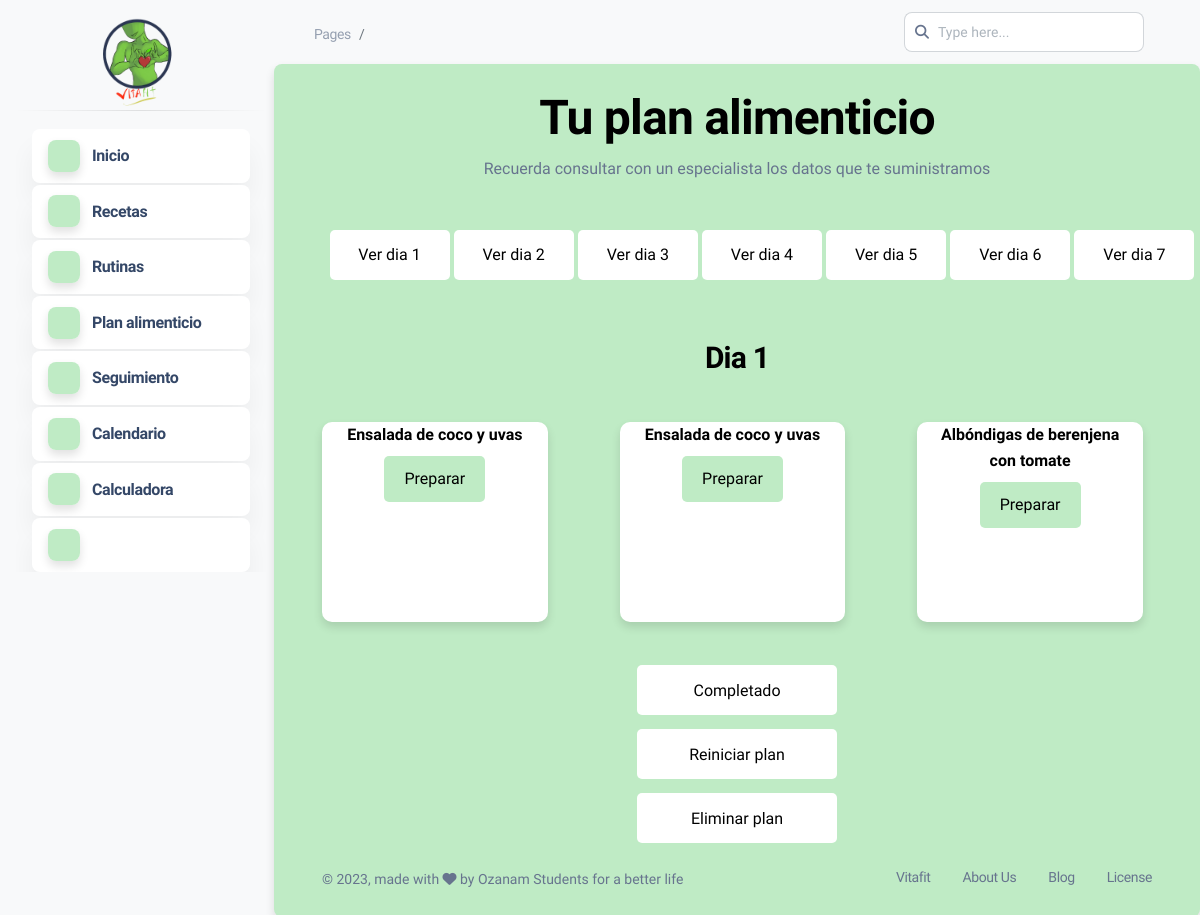
The app's page /dashboard.php?mod=palimenticio_pro with its own data.
### tables this page shows
CREATE TABLE `receta` (
  `id_receta` int(1) NOT NULL,
  `nombre` varchar(50) NOT NULL,
  `descripcion` varchar(15000) NOT NULL,
  `video` blob NOT NULL,
  `ingredientes` varchar(1000) NOT NULL,
  `imagen` mediumblob NOT NULL
);

### modulos/plan/palimenticio_pro.php (the view, shortened to what this page needs)
<center>
<h1>Tu plan alimenticio</h1>
<p>Recuerda consultar con un especialista los datos que te suministramos </p>
<div class="row">
  <form action="dashboard.php?mod=palimenticio_pro" method="POST" class="col-md-1 form_dias">
    <button type="submit" class="btn_dias" name="btn_dias">Ver dia 1</button>
  </form>
  <form action="dashboard.php?mod=palimenticio_pro" method="POST" class="col-md-1 form_dias">
    <button type="submit" class="btn_dias" name="btn_dias">Ver dia 2</button>
  </form>
  <form action="dashboard.php?mod=palimenticio_pro" method="POST" class="col-md-1 form_dias">
    <button type="submit" class="btn_dias" name="btn_dias">Ver dia 3</button>
  </form>
  <form action="dashboard.php?mod=palimenticio_pro" method="POST" class="col-md-1 form_dias">
    <button type="submit" class="btn_dias" name="btn_dias">Ver dia 4</button>
  </form>
  <form action="dashboard.php?mod=palimenticio_pro" method="POST" class="col-md-1 form_dias">
    <button type="submit" class="btn_dias" name="btn_dias">Ver dia 5</button>
  </form>
  <form action="dashboard.php?mod=palimenticio_pro" method="POST" class="col-md-1 form_dias">
    <button type="submit" class="btn_dias" name="btn_dias">Ver dia 6</button>
  </form>
  <form action="dashboard.php?mod=palimenticio_pro" method="POST" class="col-md-1 form_dias">
    <button type="submit" class="btn_dias" name="btn_dias">Ver dia 7</button>
  </form>
</div>
<br>
<?php
      if(isset($_POST["btn_dias"])){
        $dia=$_POST['dia'];
        $documento=$_SESSION['documento'];
        $consulta = mysqli_query($conexion,"SELECT * FROM plan_alimenticio WHERE numero_identificacion LIKE '%$documento%';") or die ($conexion."Error en la consulta");
        if($fila=mysqli_fetch_array($consulta)){
          $numero_plan=$fila['id_plan'];
          $consulta_lista = mysqli_query($conexion,"SELECT * FROM lista_plan WHERE id_plan = '$numero_plan' AND dia_consumo = '$dia';") or die ($conexion."Error en la consulta");
          $cantidad = mysqli_num_rows($consulta_lista);
          if($cantidad > 0){
            ?>
            <h3><?php echo "Dia ",$dia;?></h3>
            <div class="row">
            <?php
            while($fila=mysqli_fetch_array($consulta_lista)){
                $receta=$fila['id_receta'];
                $cumplida=$fila['completada'];
                $consulta=mysqli_query($conexion,"SELECT * FROM receta WHERE id_receta = '$receta';") or die ($conexion."Error en la consulta");
                while($fila=mysqli_fetch_array($consulta)){
                  ?>
                  <br>
                  <br><br>
                  <div class="receta col-md-3 col-lg-3 col-sm-3 col-xs-3 shadow-md">
                  <div class="nombre_receta">
                    <h6><?php echo $fila['nombre'];?></h6>
                  </div>
                    <?php
                    if($cumplida==2){
                      ?>
                    <div>
                    <p>Realizada</p>
                    </div>
                      <?php
                    }else{
                      ?>
                      <form method="post"action="dashboard.php?mod=info_receta">
                      <input type="text" class="form-control" name="nombre_receta" value="<?php echo $fila['nombre'];?>" hidden>
                      <button type="submit" class="btn_consulta" name="btn_receta">Preparar</button>
                      </form>
                      <?php
                    }
                    ?>
                  </div>
                  <?php
                }
              }
              ?>
              </div>
              <form action="dashboard.php?mod=palimenticio_pro" method="POST">
                <input type="text" name="dia" value="<?php echo $dia; ?>" hidden>
                <input type="text" name="id_plan" value="<?php echo $numero_plan; ?>" hidden>
                <button type="submit" name="btn_completado" class="btn_cambios">Completado</button>
              </form>
              <form action="dashboard.php?mod=palimenticio_pro" method="POST">
                <input type="text" name="id_plan" value="<?php echo $numero_plan; ?>" hidden>
                <button type="submit" name="btn_reiniciar" class="btn_cambios">Reiniciar plan</button>
              </form>
              <form action="dashboard.php?mod=palimenticio_pro" method="POST">
                <input type="text" name="id_plan" value="<?php echo $numero_plan; ?>" hidden>
                <button type="submit" name="btn_eliminar" class="btn_eliminar">Eliminar plan</button>
              </form>
              <?php
            }
          }
        }else{
          $documento=$_SESSION['documento'];
        $consulta = mysqli_query($conexion,"SELECT * FROM plan_alimenticio WHERE numero_identificacion LIKE '%$documento%';") or die ($conexion."Error en la consulta");
        if($fila=mysqli_fetch_array($consulta)){
          $numero_plan=$fila['id_plan'];
          $consulta_lista = mysqli_query($conexion,"SELECT * FROM lista_plan WHERE id_plan = '$numero_plan' AND dia_consumo = '1';") or die ($conexion."Error en la consulta");
          $cantidad = mysqli_num_rows($consulta_lista);
          if($cantidad > 0){
            ?>
            <h3><?php echo "Dia 1";?></h3>
            <div class="row">
            <?php
            while($fila=mysqli_fetch_array($consulta_lista)){
                $receta=$fila['id_receta'];
                $cumplida=$fila['completada'];
                $consulta=mysqli_query($conexion,"SELECT * FROM receta WHERE id_receta = '$receta';") or die ($conexion."Error en la consulta");
                while($fila=mysqli_fetch_array($consulta)){
                  ?>
                  <br>
                  <br><br>
                  <div class="receta col-md-3 col-lg-3 col-sm-3 col-xs-3 shadow-md">
                  <div class="nombre_receta">
                    <h6><?php echo $fila['nombre'];?></h6>
                  </div>
                  <?php
                    if($cumplida==2){
                      ?>
                    <div>
                    <p>Realizada</p>
                    </div>
                      <?php
                    }else{
                      ?>
                      <form method="post"action="dashboard.php?mod=info_receta">
                      <button type="submit" class="btn_consulta" name="btn_receta">Preparar</button>
                      </form>
                      <?php
                    }
                    ?>
                  </div>
                  <?php
                }
              }
              ?>
              </div>
              <form action="dashboard.php?mod=palimenticio_pro" method="POST">
                <button type="submit" name="btn_completado" class="btn_cambios">Completado</button>
              </form>
              <form action="dashboard.php?mod=palimenticio_pro" method="POST">
                <button type="submit" name="btn_reiniciar" class="btn_cambios">Reiniciar plan</button>
              </form>
              <form action="dashboard.php?mod=palimenticio_pro" method="POST">
                <button type="submit" name="btn_eliminar" class="btn_eliminar">Eliminar plan</button>
              </form>
              <?php
            }
          }
        }
?>
</center>

### modulos/plan/palimenticio_pro.php (style rules this page uses)
.receta { background-color:#fff; height: 200px; margin: 4%; border-radius: 10px; }
.btn_consulta { background-color:#BFEBC5; padding:10px 20px; color: black; border: none; border-radius: 5px; font-size: 16px; cursor: pointer; transition: transform 0.3s ease; }
.btn_dias { background-color:#fff; width: 120px; height: 50px; color: black; border: none; border-radius: 5px; font-size: 16px; cursor: pointer; margin:7px; transition: transform 0.3s ease; }
.btn_cambios { background-color:#fff; width: 200px; height: 50px; color: black; border: none; border-radius: 5px; font-size: 16px; cursor: pointer; margin:7px; transition: transform 0.3s ease; }
.btn_eliminar { background-color:white; width: 200px; height: 50px; color: black; border: none; border-radius: 5px; font-size: 16px; cursor: pointer; margin:7px; transition: transform 0.3s ease; }
.form_dias { margin: 24.5px; }

### records on screen
receta: nombre "Ensalada de coco y uvas"
receta: nombre "Albóndigas de berenjena con tomate"
